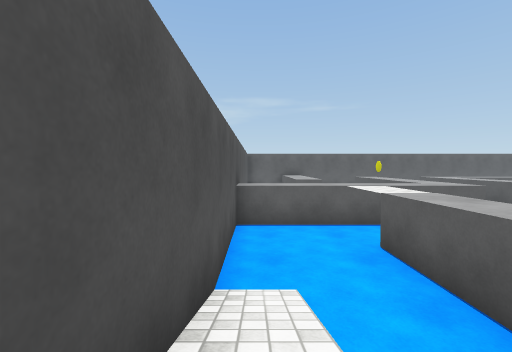
[1] (above)

17 first-person views from a walk through a Unity game level. The camera is 0.66 m above the floor, tilts 2° down and sees 90° across. The floor is counted in squares, 1 m on a side. Each view is taken from the middle of a square. On the plan, view 1 faces up. The plan holds only what a view shows up to about 9 squares ahead; the rest is blank. The player is left out. Surface patterns are stand-ins for the level's own textures.

[2]
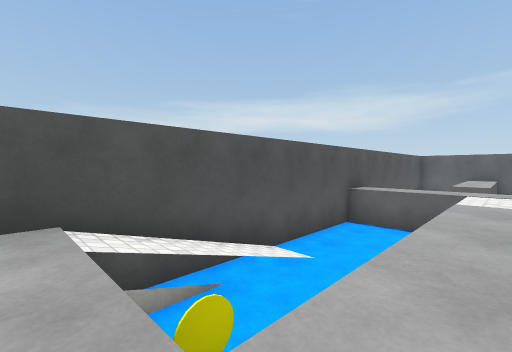

[3]
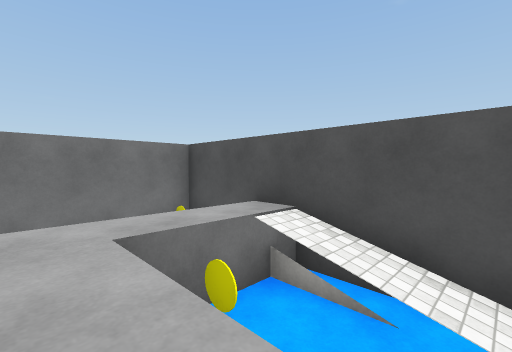

[4]
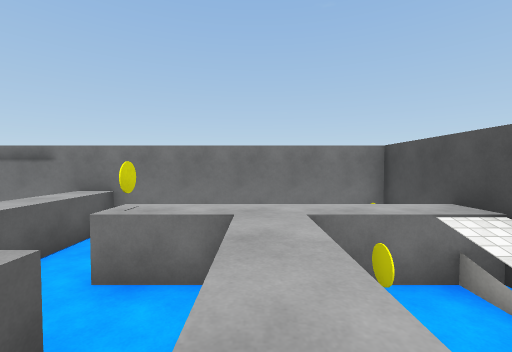

[5]
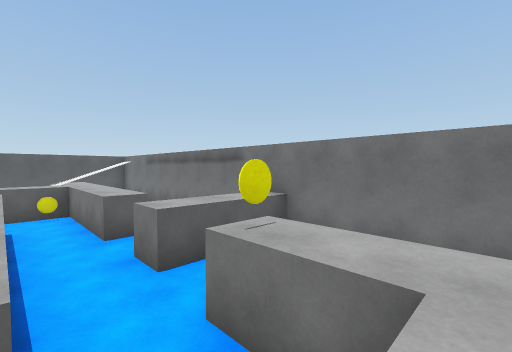

[6]
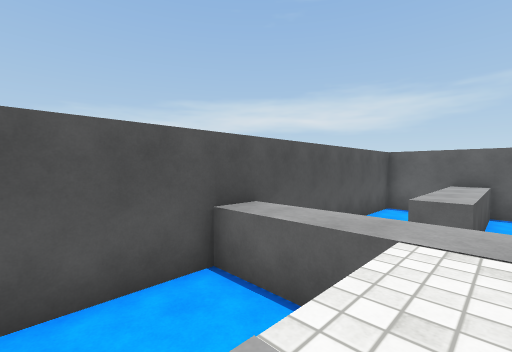

[7]
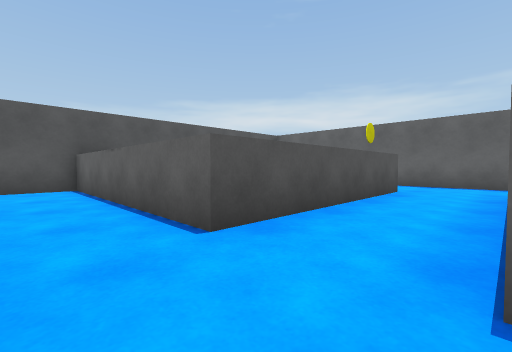

[8]
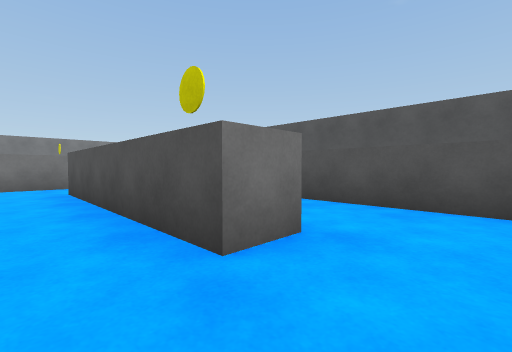

[9]
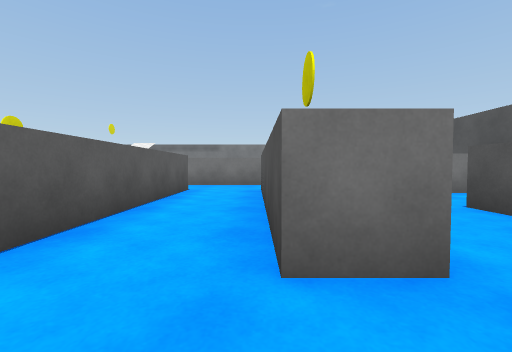

[10]
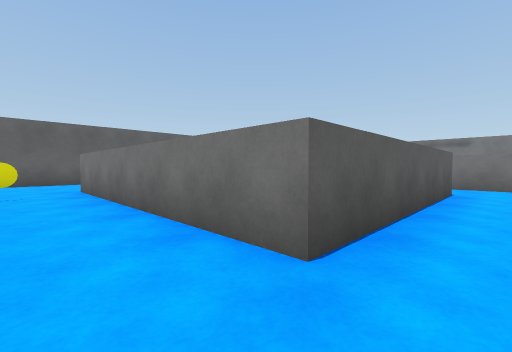

[11]
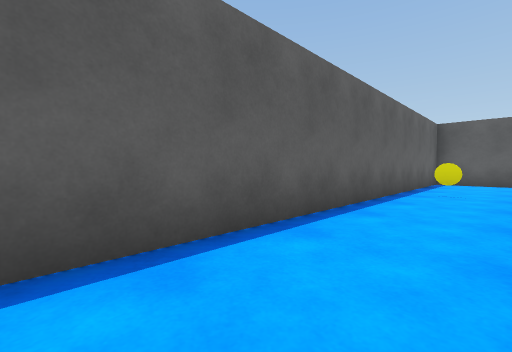

[12]
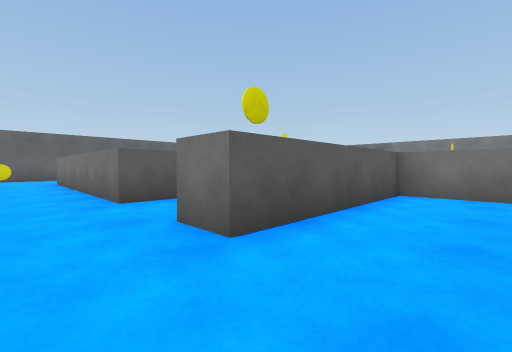

[13]
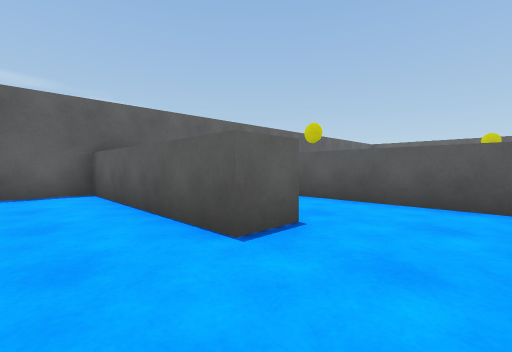

[14]
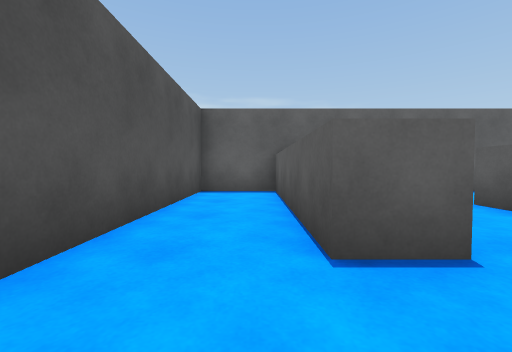

[15]
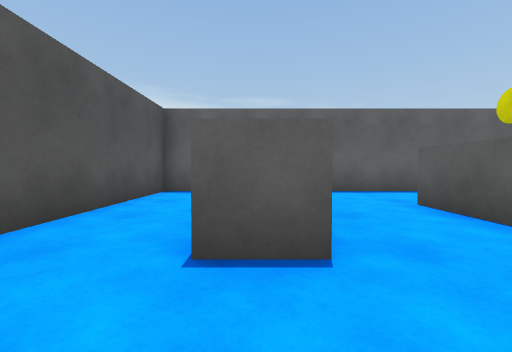

[16]
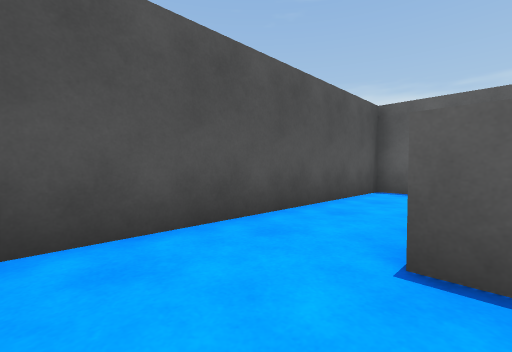

[17]
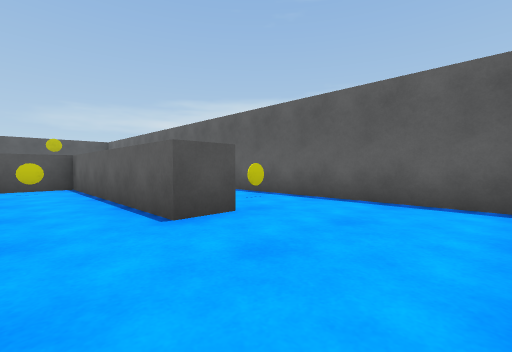

### Floor plan
Key: @ floor where view 1 was taken; # wall or solid block; . main floor; : floor 1 m higher than the main floor; / step, stairs or slope; O other object.
Columns run from 1 left of view 1 to 19 right of it. Each row starts with its distance up from view 1.
 15 #####################
 14 #..#...........O....#
 13 #..#................#
 12 #..#..##.########...
 11 #..#..##.##.........
 10 #..#..##.##O........
  9 #.....##.#
  8 #.....##.#
  7 ########.#
  6 #.........
  5 #.........
  4 #...:  ###
  3 #/..:
  2 #/..:
  1 #/..:.#      ..:
  0 #@.O:.........O:
 -1 #:::::#.##.:::::
 -2 #.......#
 -3 #O      #
 -4 #############

Where each view was taken, in squares from view 1:
view 1: 0 up, 0 right, facing up
view 2: 1 down, 3 right, facing up-left
view 3: 2 up, 3 right, facing down-left
view 4: 3 up, 3 right, facing down
view 5: 1 up, 3 right, facing down-right
view 6: 4 up, 3 right, facing up-left
view 7: 5 up, 8 right, facing up-left
view 8: 14 up, 7 right, facing down-left
view 9: 14 up, 6 right, facing down
view 10: 14 up, 7 right, facing down-right
view 11: 13 up, 7 right, facing up-right
view 12: 14 up, 3 right, facing down-right
view 13: 8 up, 0 right, facing up-right
view 14: 8 up, 1 right, facing up
view 15: 8 up, 2 right, facing up
view 16: 8 up, 2 right, facing up-left
view 17: 10 up, 18 right, facing up-left
